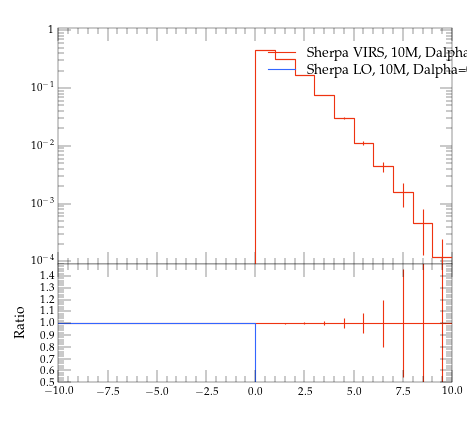

The script that saved this image:
#! /usr/bin/env python

# This Python script was auto-generated using YODA v2.0.0.
# Analysis object: /evtb/cutEg_tjg_deta
# Timestamp: 16-04-2024 (10:08:55)

import matplotlib as mpl
import matplotlib.pyplot as plt
mpl.use('Agg') # comment out for interactive use
import os
import numpy as np

plotDir = os.path.split(os.path.realpath(__file__))[0]
if 'YODA_USER_PLOT_PATH' in globals():
    plot_outdir = globals()['YODA_USER_PLOT_PATH']
else:
    plot_outdir = plotDir

#plot style
plt.style.use(os.path.join(plotDir, '../default.mplstyle'))
# plot metadata
figW, figH = plt.rcParams['figure.figsize']
ax_xLabel = r''
ax_yLabel = r''
ax_title  = r''
ax_xScale = 'linear'
ax_yScale = 'log'
xLims = (-10.0, 10.0)
yLims = (9e-05, 1.1)

# TeX-friendly labels for the legend
labels = [ r"Sherpa VIRS, 10M, Dalpha=0.01", r"Sherpa LO, 10M, Dalpha=0.01" ]

# Create figure and axis objects
fig, (ax, ratio0_ax) = plt.subplots(2, 1, sharex=True,
                  figsize=(figW,figH), gridspec_kw={'height_ratios': (2, 1)})
ratio0_ax.yaxis.set_major_locator(mpl.ticker.MultipleLocator(0.1))
ratio0_ax.set_ylim(0.5, 1.4999)
ratio0_ax.set_ylabel('Ratio')

# LineColor map: curve index -> color
linecolors = {0: '#EE3311', 1: '#3366FF'}
# the numerical data is stored in a separate file
dataf = dict()
prefix = os.path.split(__file__)[0]
if prefix:    prefix = prefix + '/'
exec(open(prefix+'cutEg_tjg_deta__data.py').read(), dataf)


legend_handles = [] # keep track of handles for the legend

# style options for curves
# starts at zorder>=5 to draw curve on top of legend
styles = {
  'curve0': {
    'color' : linecolors[0],
    'linestyle' : '-',
    'marker' : 'o',
    'zorder' : 5,
    'histstyle' : True,
  },
  'curve1': {
    'color' : linecolors[1],
    'linestyle' : '-',
    'marker' : 'o',
    'zorder' : 6,
    'histstyle' : True,
  },
}
# curve from input yoda files in main panel
for label in dataf['yvals'].keys():
    if all(np.isnan(v) for v in dataf['yvals'][label]):
        continue
    tmp = None
    if styles[label]['histstyle']: # draw as histogram
        tmp, = ax.plot(dataf['xedges'], dataf['yedges'][label],
                       color=styles[label]['color'],
                       linestyle=styles[label]['linestyle'],
                       drawstyle='steps-pre', solid_joinstyle='miter',
                       zorder=styles[label]['zorder'], label=label)
        ax.errorbar(dataf['xpoints'], dataf['yvals'][label], color=styles[label]['color'],
                    xerr=dataf['xerrs'], yerr=[dataf['ydowns'][label], dataf['yups'][label]],
                    linestyle='none', zorder=styles[label]['zorder'])
    else: # draw as scatter
        tmp = ax.errorbar(dataf['xpoints'], dataf['yvals'][label],
                          xerr=dataf['xerrs'],
                          yerr=[ dataf['ydowns'][label],
                          dataf['yups'][label] ],
                          fmt=styles[label]['marker'],
                          ecolor=styles[label]['color'],
                          color=styles[label]['color'], zorder=2)
        tmp[-1][0].set_linestyle(styles[label]['linestyle'])
    legend_handles += [tmp]
    for varLabel in dataf['variation_yvals'].keys():
        if varLabel.startswith(label):
            tmp, = ax.plot(dataf['xedges'], dataf['variation_yvals'][varLabel],
                           color=styles[label]['color'],
                           linestyle=styles[label]['linestyle'],
                           drawstyle='steps-pre', solid_joinstyle='miter',
                           zorder=styles[label]['zorder'], alpha=0.5)


# plots on ratio panel
# curve from input yoda files in ratio panel
for label, yvals in dataf['ratio0_yvals'].items():
    if all(np.isnan(v) for v in yvals):
        continue
    if styles[label]['histstyle']: # plot as histogram
        ratio0_ax.plot(dataf['xedges'], yvals,
                       color=styles[label]['color'],
                       linestyle=styles[label]['linestyle'],
                       drawstyle='steps-pre', zorder=1,
                       solid_joinstyle='miter')
        ratio0_ax.vlines(dataf['xpoints'],
                         dataf['ratio0_ymin'][label],
                         dataf['ratio0_ymax'][label],
                         color=styles[label]['color'], zorder=1)
    else: # plot as scatter
        tmp = ratio0_ax.errorbar(dataf['xpoints'],
                                 yvals, xerr=dataf['xerrs'],
                                 yerr=dataf['ratio0_yerrs'][label],
                                 fmt=styles[label]['marker'],
                                 ecolor=styles[label]['color'],
                                 color=styles[label]['color'])
        tmp[-1][0].set_linestyle(styles[label]['linestyle'])

    for varlabel in dataf['ratio0_variation_vals'].keys():
        if varlabel.startswith(label):
            ratio0_ax.plot(dataf['xedges'],
                            dataf['ratio0_variation_vals'][varlabel],
                            color=styles[label]['color'],
                            linestyle=styles[label]['linestyle'],
                            drawstyle='steps-pre', solid_joinstyle='miter',
                            zorder=1, alpha=0.5)

legend_pos = (0.5, 0.97)
ax.legend(legend_handles, labels, loc='upper left', bbox_to_anchor=legend_pos)

# set plot metadata as defined above
ratio0_ax.set_xlabel(ax_xLabel)
ratio0_ax.xaxis.set_label_coords(1., -.15)
ax.set_ylabel(ax_yLabel, loc='top')
ax.set_title(ax_title, loc='left')
ax.set_xscale(ax_xScale)
ax.set_yscale(ax_yScale)
ax.set_xlim(xLims)
ax.set_ylim(yLims)

# tick formatting
plt.rcParams['xtick.top'] = True
plt.rcParams['ytick.right'] = True
ax.yaxis.set_major_locator(mpl.ticker.LogLocator(base=10.0, numticks=np.inf))
ax.yaxis.set_minor_locator(mpl.ticker.LogLocator(
                           base=10.0, subs=np.arange(0.1, 1, 0.1), numticks=np.inf))
fig.align_ylabels((ax, ratio0_ax))
plt.savefig(os.path.join(plot_outdir, 'cutEg_tjg_deta.pdf'), format='PDF')
plt.savefig(os.path.join(plot_outdir, 'cutEg_tjg_deta.png'), format='PNG')

plt.close(fig)
